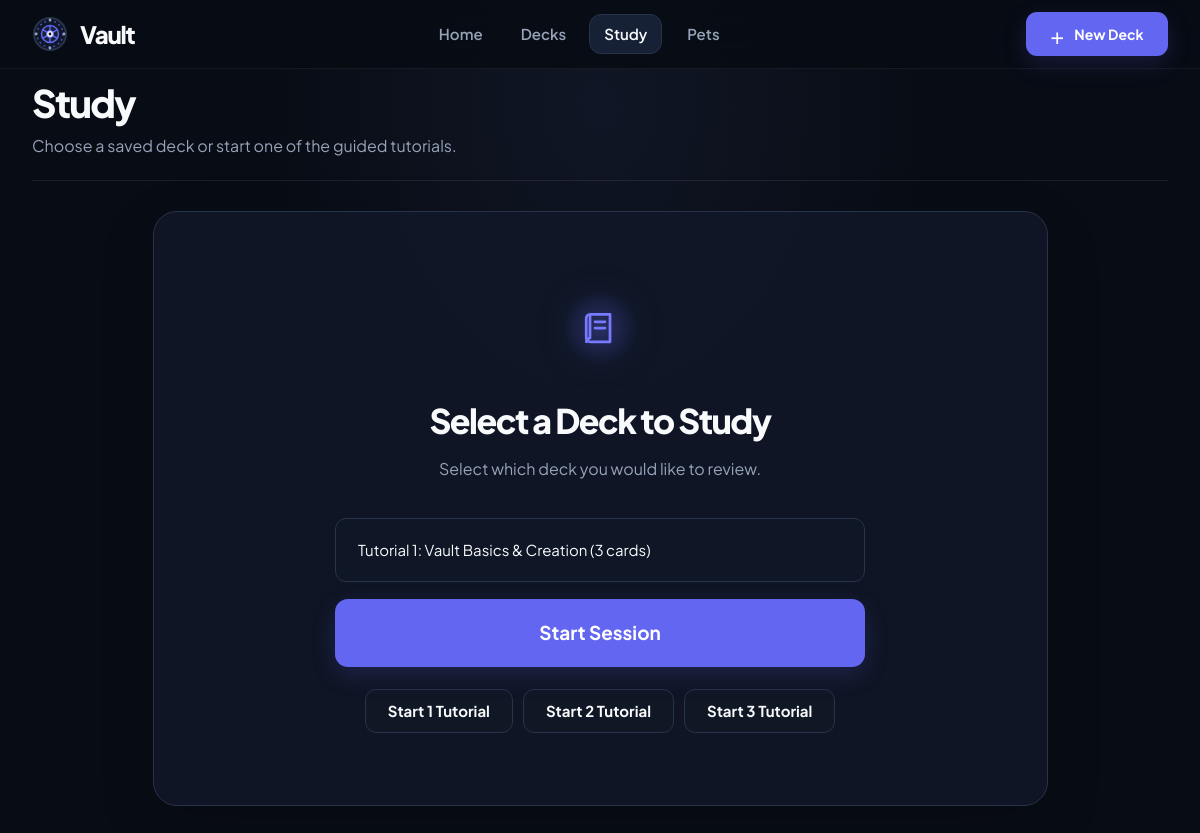
The page /index.php?view=study on the database its author committed.
### tables this page shows
CREATE TABLE IF NOT EXISTS decks (
  id BIGINT UNSIGNED NOT NULL AUTO_INCREMENT,
  slug VARCHAR(80) NULL,
  title VARCHAR(80) NOT NULL,
  description TEXT NOT NULL,
  category VARCHAR(40) NOT NULL DEFAULT 'Custom',
  created_at TIMESTAMP NOT NULL DEFAULT CURRENT_TIMESTAMP,
  updated_at TIMESTAMP NOT NULL DEFAULT CURRENT_TIMESTAMP ON UPDATE CURRENT_TIMESTAMP,
  PRIMARY KEY (id),
  UNIQUE KEY uq_decks_slug (slug)
);

### index.php (the view, shortened to what this page needs)
<?php
$companions = [
    'ember' => ['name' => 'Ember the Fox', 'element' => 'fire', 'emoji' => '🦊', 'stages' => ['Baby Cub', 'Swift Scout', 'Flame Champion', 'Inferno Master', 'Ascended Phoenix-Fox']],
    'aqua' => ['name' => 'Aqua the Axolotl', 'element' => 'water', 'emoji' => '🦎', 'stages' => ['Tiny Tadpole', 'River Drifter', 'Tide Keeper', 'Abyss Guardian', 'Ocean Spirit']],
    'terra' => ['name' => 'Terra the Turtle', 'element' => 'earth', 'emoji' => '🐢', 'stages' => ['Little Sprout', 'Moss Wanderer', 'Stone Shell', 'Forest Ancient', 'Worldroot']],
    'zephyr' => ['name' => 'Zephyr the Falcon', 'element' => 'air', 'emoji' => '🦅', 'stages' => ['Small Fledgling', 'Breeze Runner', 'Sky Dancer', 'Storm Rider', 'Celestial Roc']],
];
$tutorialGuidance = [
    'tutorial-basics' => [
        'A deck keeps related question-and-answer cards together, making it easier to focus on one topic.',
        'Create a deck with the New Deck form below, then return to this lesson.',
        'Try answering from memory before revealing the example, then rate how difficult recall felt.',
    ],
    'tutorial-streaks' => [
        'Recall what you need to do to keep a daily study streak going.',
        'Compare calendar days, not the number of sessions you complete.',
        'Think about what happens to a streak after a day without studying.',
    ],
    'tutorial-pets' => [
        'Recall which study activity earns treats for your companion.',
        'Consider the levels your companion needs to reach each evolution.',
        'Think about how locked forms become available as your companion levels up.',
    ],
];
function h(mixed $value): string
{
    return htmlspecialchars((string)$value, ENT_QUOTES | ENT_SUBSTITUTE, 'UTF-8');
}
function csrf_token(): string
{
    return $_SESSION['csrf_token'];
}
function csrf_field(): string
{
    return '<input type="hidden" name="csrf_token" value="' . h(csrf_token()) . '">';
}
function current_study(PDO $pdo): ?array
{
    $deckId = filter_var($_SESSION['study_deck_id'] ?? null, FILTER_VALIDATE_INT);
    if (!$deckId) {
        return null;
    }
    $deck = load_deck($pdo, $deckId);
    $index = max(0, min((int)($_SESSION['study_index'] ?? 0), count($deck['cards']) - 1));
    return ['deck' => $deck, 'index' => $index, 'card' => $deck['cards'][$index]];
}
$pdo = null;
try {
    $pdo = database_connection();
} catch (Throwable $error) {
    error_log('Vault database connection failed: ' . $error->getMessage());
    $databaseError = 'Vault could not connect to MySQL. Check the database settings in config.php / your hosting environment, then import database.sql.';
}
$view = in_array($_GET['view'] ?? 'home', ['home', 'decks', 'study', 'pets'], true) ? $_GET['view'] : 'home';
$decks = [];
$state = ['treats' => 0, 'streak' => 0, 'last_study_date' => null, 'selected_pet' => 'ember'];
$progress = [];
$study = null;
if ($pdo instanceof PDO) {
    try {
        $state = $pdo->query('SELECT treats, streak, last_study_date, selected_pet FROM app_state WHERE id = 1')->fetch() ?: $state;
        $progressRows = $pdo->query('SELECT companion_id, level, xp FROM companion_progress')->fetchAll();
        foreach ($progressRows as $row) {
            $progress[$row['companion_id']] = ['level' => (int)$row['level'], 'xp' => (int)$row['xp']];
        }
        $sql = 'SELECT d.id, d.slug, d.title, d.description, d.category, COUNT(c.id) AS card_count FROM decks d LEFT JOIN cards c ON c.deck_id = d.id';
        $parameters = [];
        $sql .= ' GROUP BY d.id ORDER BY d.created_at, d.id';
        $deckQuery = $pdo->prepare($sql);
        $deckQuery->execute($parameters);
        $decks = $deckQuery->fetchAll();
        $study = current_study($pdo);
    } catch (Throwable $error) {
        error_log('Vault page data load failed: ' . $error->getMessage());
        $dbError = 'Vault could not load its database records. Import database.sql and verify the configured database permissions.';
    }
}
$petId = isset($companions[$state['selected_pet'] ?? '']) ? $state['selected_pet'] : 'ember';
$petProgress = $progress[$petId] ?? ['level' => 1, 'xp' => 0];
$petLevel = $petProgress['level'];
$tutorialId = is_string($_SESSION['study_tutorial'] ?? null) ? $_SESSION['study_tutorial'] : '';
$tutorialSteps = $tutorialGuidance[$tutorialId] ?? null;
$studyAnswer = is_string($_SESSION['study_answer'] ?? null) ? $_SESSION['study_answer'] : '';
$answerChecked = !empty($_SESSION['study_checked']);
$answerCorrect = false;
$sessionCount = $study ? count($study['deck']['cards']) : 0;
$sessionIndex = $study['index'] ?? 0;
$sessionPercent = $sessionCount > 0 ? (int)round(($sessionIndex / $sessionCount) * 100) : 0;
    ?>
<!doctype html>
<html lang="en">
  <head>
    <link rel="stylesheet" href="style.css">
  </head>
  <body>
    <header class="site-header">
      <div class="container header-inner">
        <a class="brand-wordmark" href="index.php?view=home" aria-label="Vault home">
          <span class="vault-door-logo" aria-hidden="true">
          </span>
          <span>Vault</span>
        </a>
        <nav class="desktop-nav" aria-label="Main navigation">
          <?php foreach (['home' => 'Home', 'decks' => 'Decks', 'study' => 'Study', 'pets' => 'Pets'] as $navView => $label): ?>
            <a class="nav-btn <?= $view === $navView ? 'active' : '' ?>" href="index.php?view=<?= h($navView) ?>"><?= h($label) ?></a>
          <?php endforeach; ?>
        </nav>
        <a class="btn-primary header-new-deck" href="index.php?view=decks#new-deck"><span class="plus">+</span> New Deck</a>
      </div>
    </header>
    <main class="container main-content">
      <?php if ($view === 'home'): ?>
        <section class="view-section active" id="view-home" aria-labelledby="home-title">
          <div class="hero">
            <p class="hero-eyebrow">PRIVATE RECALL &amp; HABIT SYSTEM</p>
            <h1 id="home-title">Retain what you learn.<br><span>Evolve companion pets.</span></h1>
            <p class="hero-description">Build flashcard decks with active recall, develop a steady study habit, and evolve companion pets as you learn. Your decks and progress are stored in MySQL.</p>
            <div class="hero-actions"><a class="btn-primary btn-large" href="index.php?view=study">Start Studying</a><a class="btn-secondary btn-large" href="index.php?view=decks#new-deck">Create a Deck</a></div>
          </div>
          <div class="stats-grid" aria-label="Your study stats">
            <article class="stat-card"><strong><?= count($decks) ?></strong><span>Active Decks</span></article>
            <?php $totalCards = array_sum(array_map(static fn(array $deck): int => (int)$deck['card_count'], $decks)); ?>
            <article class="stat-card"><strong><?= $totalCards ?></strong><span>Total Flashcards</span></article>
            <article class="stat-card"><strong><?= (int)$state['streak'] ?> <?= (int)$state['streak'] === 1 ? 'Day' : 'Days' ?></strong><span>Daily Study Streak</span></article>
            <article class="stat-card"><strong>Level <?= $petLevel ?></strong><span>Active Companion Level</span></article>
          </div>
          <section class="tutorial-section">
            <div class="section-intro"><h2>Interactive Guided Tutorials</h2><p>Each tutorial is a starter deck you can study and edit like your own.</p></div>
            <div class="tutorial-grid">
              <?php foreach ($decks as $deck): ?>
                <?php if ($deck['slug'] && isset($tutorialGuidance[$deck['slug']])): ?>
                  <article class="tutorial-card">
                    <h3><?= h($deck['title']) ?></h3><p><?= h($deck['description']) ?></p>
                    <div class="deck-meta"><span><?= (int)$deck['card_count'] ?> guided steps</span><span>·</span><span>Tutorial</span></div>
                    <form method="post" action="index.php?view=study"><?= csrf_field() ?><input type="hidden" name="view" value="study"><input type="hidden" name="action" value="start_tutorial"><input type="hidden" name="deck_id" value="<?= (int)$deck['id'] ?>"><button class="btn-primary btn-study-direct" type="submit">Start Tutorial</button></form>
                  </article>
                <?php endif; ?>
              <?php endforeach; ?>
            </div>
          </section>
        </section>
      <?php elseif ($view === 'study'): ?>
        <section class="view-section study-view active" id="view-study" aria-labelledby="study-title">
          <div class="page-heading"><div><h1 id="study-title"><?= $study ? h($study['deck']['title']) : 'Study' ?></h1><p><?= $study ? 'Use active recall, then rate how difficult the card felt.' : 'Choose a saved deck or start one of the guided tutorials.' ?></p></div></div>
          <?php if ($study): ?>
            <?php $currentCard = $study['card']; $isTutorial = $tutorialSteps !== null; ?>
            <div class="study-session">
              <div class="session-header"><div class="session-meta"><strong><?= h($study['deck']['title']) ?></strong><span class="separator">·</span><span>Card <?= $sessionIndex + 1 ?> of <?= $sessionCount ?></span></div>
                <form method="post" action="index.php?view=study"><?= csrf_field() ?><input type="hidden" name="view" value="study"><input type="hidden" name="action" value="exit_study"><button class="btn-secondary" type="submit">Exit Session</button></form>
              </div>
              <div class="session-progress" role="progressbar" aria-label="Study session progress" aria-valuemin="0" aria-valuemax="<?= $sessionCount ?>" aria-valuenow="<?= $sessionIndex ?>"><span style="width:<?= $sessionPercent ?>%"></span></div>
              <?php if ($isTutorial): ?><aside class="tutorial-coach"><strong>Guided step <?= $sessionIndex + 1 ?> of <?= $sessionCount ?></strong><p><?= h($tutorialSteps[$sessionIndex] ?? 'Try to recall the answer before checking.') ?></p></aside><?php endif; ?>
              <div class="flashcard <?= $answerChecked ? 'is-flipped' : '' ?>">
                <div class="flashcard-front"><span class="card-side-label">QUESTION</span><strong><?= h($currentCard['question']) ?></strong><span class="flip-hint">Try to recall the answer before revealing it</span></div>
                <?php if ($answerChecked): ?><div class="flashcard-back"><span class="card-side-label">EXPECTED ANSWER</span><strong><?= h($currentCard['answer']) ?></strong></div><?php endif; ?>
              </div>
              <?php if (!$answerChecked): ?>
                <form class="answer-tools" method="post" action="index.php?view=study"><?= csrf_field() ?><input type="hidden" name="view" value="study"><input type="hidden" name="action" value="reveal_answer"><input name="answer" type="text" maxlength="1200" placeholder="Type your answer for active recall..." aria-label="Type your answer for active recall"><button class="btn-primary" type="submit">Check Answer</button></form>
              <?php else: ?>
                <p class="answer-feedback <?= $answerCorrect ? 'correct' : 'incorrect' ?>"><?= $studyAnswer === '' ? 'Compare with the answer, then choose a rating.' : ($answerCorrect ? 'Good recall. Compare your answer with the example.' : 'Review the example and strengthen your recall.') ?></p>
                <div class="rating-grid">
                  <?php foreach (['hard' => 5, 'good' => 15, 'easy' => 25] as $rating => $points): ?><form method="post" action="index.php?view=study"><?= csrf_field() ?><input type="hidden" name="view" value="study"><input type="hidden" name="action" value="rate_card"><input type="hidden" name="rating" value="<?= h($rating) ?>"><button class="btn-rating <?= h($rating) ?>" type="submit"><strong><?= ucfirst($rating) ?></strong><span>+<?= $points ?> XP</span></button></form><?php endforeach; ?>
                </div>
              <?php endif; ?>
            </div>
          <?php else: ?>
            <div class="study-picker panel-card">
              <div class="study-book-icon" aria-hidden="true"><svg viewBox="0 0 32 32"><path d="M8 5h16v22H8a3 3 0 0 1-3-3V8a3 3 0 0 1 3-3Zm0 0v19a3 3 0 0 0-3 3m7-16h8m-8 5h8"></path></svg></div>
              <h2>Select a Deck to Study</h2><p>Select which deck you would like to review.</p>
              <?php if ($decks !== []): ?><form method="post" action="index.php?view=study"><?= csrf_field() ?><input type="hidden" name="view" value="study"><input type="hidden" name="action" value="start_study"><label class="select-wrap"><span class="visually-hidden">Choose a study deck</span><select name="deck_id" required><?php foreach ($decks as $deck): ?><option value="<?= (int)$deck['id'] ?>"><?= h($deck['title']) ?> (<?= (int)$deck['card_count'] ?> cards)</option><?php endforeach; ?></select></label><button class="btn-primary btn-large start-session-btn" type="submit">Start Session</button></form><?php else: ?><p>Create a deck with at least one card before studying.</p><a class="btn-primary" href="index.php?view=decks#new-deck">Create a Deck</a><?php endif; ?>
              <div class="study-tutorial-links"><?php foreach ($decks as $deck): if ($deck['slug'] && isset($tutorialGuidance[$deck['slug']])): ?><form method="post" action="index.php?view=study"><button class="btn-secondary" type="submit">Start <?= h(str_replace('Tutorial ', '', strtok($deck['title'], ':'))) ?> Tutorial</button></form><?php endif; endforeach; ?></div>
            </div>
          <?php endif; ?>
        </section>
      <?php endif; ?>
    </main>
  </body>
</html>

### rows shown on the page
decks: title "1"
decks: title "2"
decks: title "3"

### other values the page prints
$label "Home"
$label "Decks"
$label "Study"
$label "Pets"
form field deck_id "Tutorial 1: Vault Basics & Creation (3 cards)"
